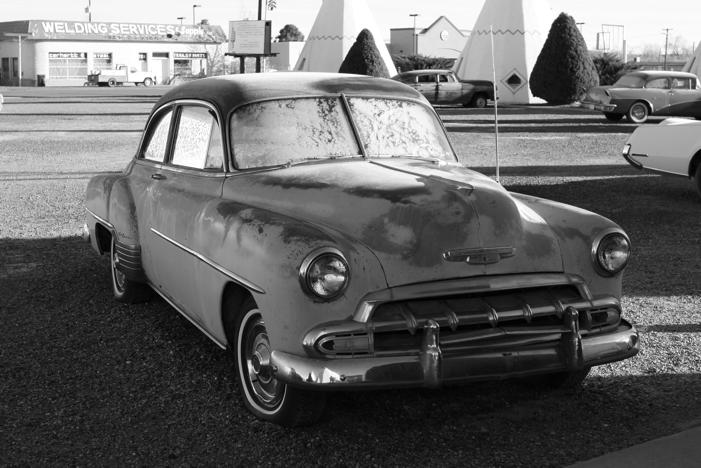
%> input picture lab-3/photo.jpg, 701 x 468 px
$ octave q1.m   (GNU Octave 9; MATLAB toolbox functions it lacks are replaced by stand-ins)
%> lines starting %> are read from the running program, lines starting %| are printed output that depends on the picture
close all
clear
freqz([1 -1],1);
n = 0:1000;
x = cos(pi/32*n);

y = filter([1 -1],1,x);
figure;
plot(x);
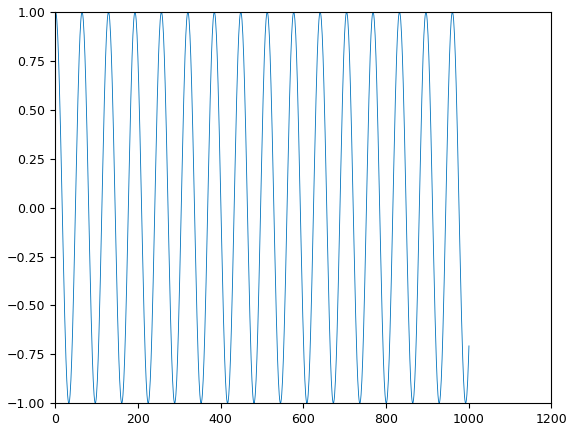
%> figure redrawn from the program's plot data; curve peaks at x = 1, y = 1
figure;
plot(y);
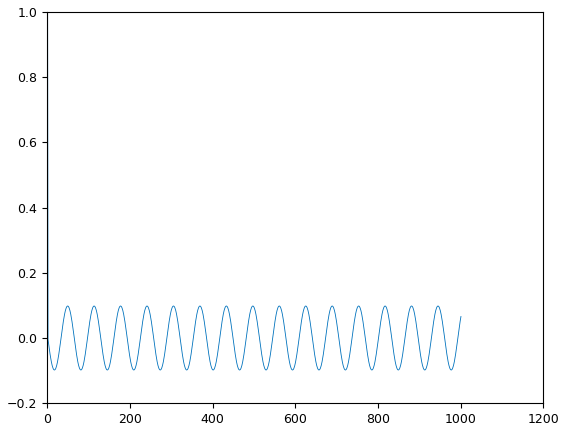
%> figure redrawn from the program's plot data; curve peaks at x = 1, y = 1

img = imread('photo.jpg');
%> img is the input picture: size 468x701 uint8; min 0, max 255, mean 102.9
figure
imagesc(img);colormap gray

dy = filter([1 -1], 1, img);
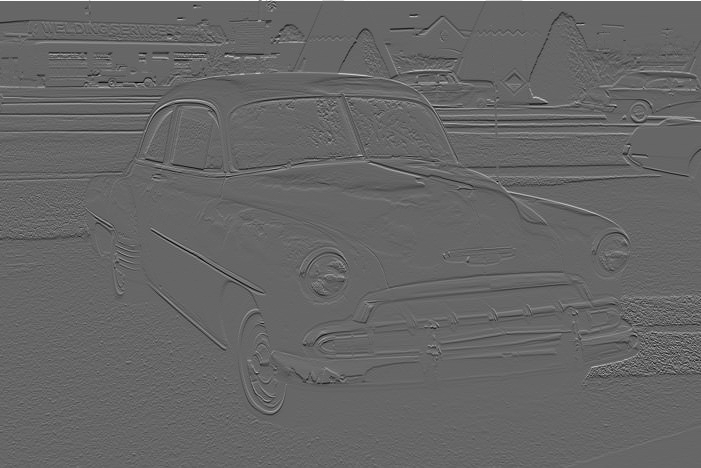
%> dy: size 468x701 double; min -172, max 255, mean 0.1; drawn with min black and max white
%imshow(uint8(abs(y)))
figure
%subplot(121);imagesc(img);colormap gray
imagesc(dy);colormap gray

dx = filter([1 -1], 1, img')';
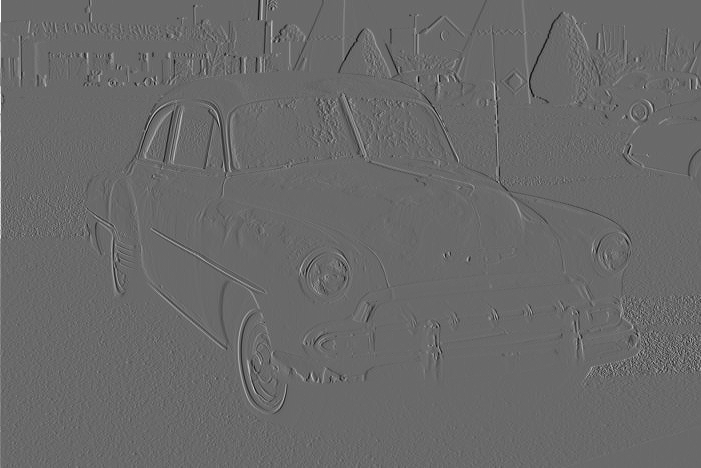
%> dx: size 468x701 double; min -176, max 248, mean 0.1; drawn with min black and max white
%imshow(uint8(abs(y))')
figure
%subplot(121);imagesc(img);colormap gray
imagesc(dx);colormap gray

N = 5;
h = ones(2*N+1,2*N+1) / (2*N+1)^2;
y = filter2(h,img);
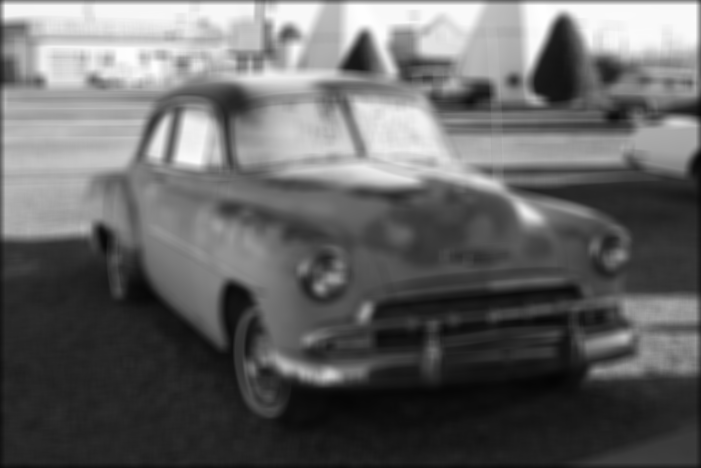
%> y: size 468x701 double; min 4.45, max 255, mean 101.6
figure
imshow(y/max(y(:)));
